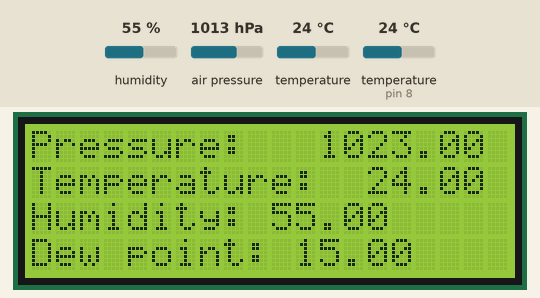
This sketch was run on a simulated Arduino Uno, built with avr-gcc and run on an emulated ATmega328P. On the bench: 20×4 character LCD. Inputs (shaded band) come from the test bench; at power-on: humidity 55 %, temperature 24 °C, air pressure 1013 hPa, temperature (sensor on pin 8) 24 °C. What the sketch prints to the serial monitor is not drawn.

Above: at 1.4 s.
1.5 s: humidity set to 22 %
At 11.5 s:
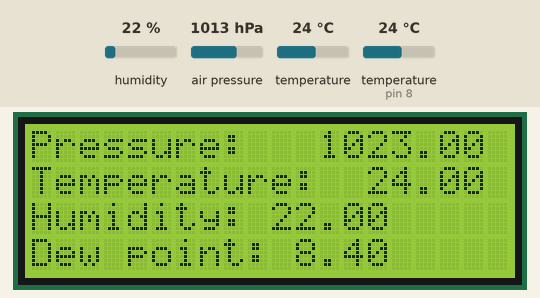
12.3 s: temperature (sensor 0) set to 12 °C
At 21.5 s:
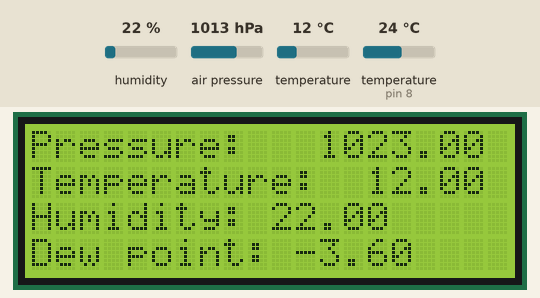
22.3 s: air pressure set to 952 hPa
At 31.5 s:
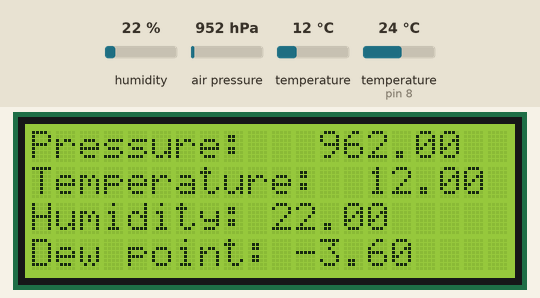
32.3 s: humidity set to 40 %
At 41.5 s:
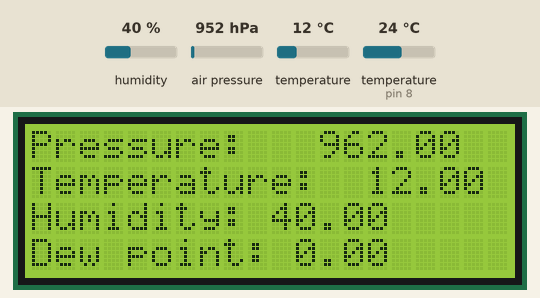
42.3 s: air pressure set to 975 hPa
At 51.5 s:
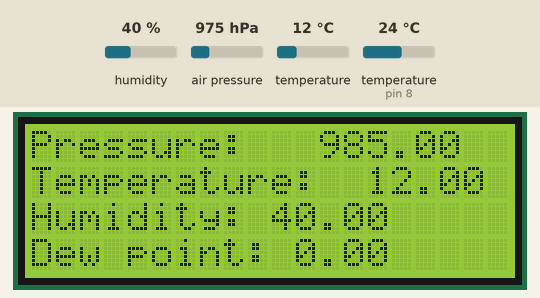
52.3 s: humidity set to 68 %
At 61.5 s:
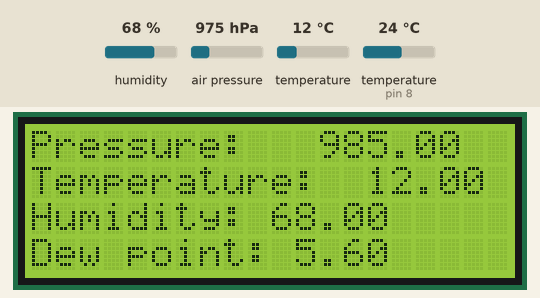
Timing chart, 0 to 63.0 s (numbered marks = the images above; inputs shaded):
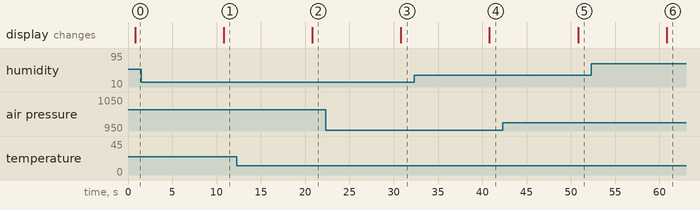

Measured:
- after the input at 1.5 s, the display: changes after 9.3 s (image 1)
- after the input at 12.3 s, the display: changes after 8.5 s (image 2)
- after the input at 22.3 s, the display: changes after 8.5 s (image 3)
- after the input at 32.3 s, the display: changes after 8.5 s (image 4)
- after the input at 42.3 s, the display: changes after 8.5 s (image 5)
- after the input at 52.3 s, the display: changes after 8.5 s (image 6)

The sketch:

all_readings.ino
```cpp
// BMP085 sensor
#include <Wire.h>
#include <Adafruit_Sensor.h>
#include <Adafruit_BMP085_U.h>
// DHT sensor
#include "DHT.h"
// include the library code:
#include <LiquidCrystal.h>

// initialize the library with the numbers of the interface pins
LiquidCrystal lcd(12, 11, 5, 4, 3, 2);


Adafruit_BMP085_Unified bmp = Adafruit_BMP085_Unified(10085);

#define DHTPIN 8
#define DHTTYPE DHT11
DHT dht(DHTPIN, DHTTYPE);

// columns of the LCD Display
const int LCD_COLS = 20;
// rows
const int LCD_ROWS = 4;
// interval of measurements from sensors
// we use these in long calculations so need to be long
const unsigned long SECONDS_BETWEEN_MEASUREMENTS = 10;
// intervals for stored measurements for the calculation of trends
const unsigned long SECONDS_BETWEEN_STORED_MEASUREMENTS = 900;
// number of measurements to use for trends
const int MAX_NUMBER_OF_STORED_MEASUREMENTS = 24;
// stores the measurements of pressure at intervals given by SECONDS_BETWEEN_STORED_MEASUREMENTS
float pressureMeasurements[MAX_NUMBER_OF_STORED_MEASUREMENTS];
// same for temperature
float temperatureMeasurements[MAX_NUMBER_OF_STORED_MEASUREMENTS];
// and humidity
float humidityMeasurements[MAX_NUMBER_OF_STORED_MEASUREMENTS];
// keeps track of all measurements taken, NOT only stored ones
int measurementsTaken = -1;
// keeps track of measurements stored, up to the MAX_NUMBER_OF_STORED_MEASUREMENTS
int measurementsStored = 0;
// for working out delays
unsigned long previousMillis = 0;


/*!
Calculate the diff between the moving average.
1. divide the measurements into two groups: the earlier measurements (first half), and later ones.
2. Calculate avg in both groups
3. Subract avg of second group (later) from first one (earlier measurements)
@return: float with the difference between moving avg
*/
float getTrend(float *storage){
  // if we have no enough measurements stored yet
  if(measurementsStored < 2){
    return 0.0;
  }

  float avg1 = 0.0;
  float avg2 = 0.0;
  float diff = 0.0; // holds the diff between avg2 and avg1
  float total1 = 0.0;
  float total2 = 0.0;
  int numElems1 = 0;
  int numElems2 = 0;

  int indexFirstMeasurement = MAX_NUMBER_OF_STORED_MEASUREMENTS - measurementsStored;

  // Start at the first element with actual data
  for(int i=indexFirstMeasurement; i<MAX_NUMBER_OF_STORED_MEASUREMENTS; i++){
    // separate measurements into two groups,
    // done earlier (total1) and later (total2)
    if(i < (indexFirstMeasurement + (measurementsStored/2))){
      numElems1++;
      total1 = total1 + storage[i];
    } else {
      numElems2++;
      total2 = total2 + storage[i];
    }
  }
  // get the averages and diff
  avg1 = total1 / numElems1;
  avg2 = total2 / numElems2;
  diff = avg2 - avg1;

  return diff;
}

/*!
  Calculate the change in pressure per hour recorded.
  @param trend, float with the calculated trend (difference in moving avg)
  @return float with the change in hPa per hour
*/
float getChangePerHour(float trend){
  float hours = (float)(measurementsStored * SECONDS_BETWEEN_STORED_MEASUREMENTS) / 3600;

  return (trend / hours);
}

/*!
  Moves the stored measurements one place to the "left"
  and inserts new measurement at the end
  (a kind of simple FIFO queue).
  @param newMeasurement: the measurement taken to be stored
  @param storage: pointer to the array containing the measurements (pressure, temperature or humidity)
*/
void storeMeasurement(float newMeasurement, float *storage){
  for(int i=0; i<MAX_NUMBER_OF_STORED_MEASUREMENTS; i++){
      if(i != (MAX_NUMBER_OF_STORED_MEASUREMENTS-1)){
          storage[i] = storage[i+1];
      } else{
          storage[i] = newMeasurement;
      }
  }
}

void storeAllMeasurements(float pressure, float temperature, float humidity){
  storeMeasurement(pressure, pressureMeasurements);
  storeMeasurement(temperature, temperatureMeasurements);
  storeMeasurement(humidity, humidityMeasurements);
  if(measurementsStored < MAX_NUMBER_OF_STORED_MEASUREMENTS){
    measurementsStored++;
  }
}

void setup(void) {
  Serial.begin(9600);

  /* Initialise the BMP085 sensor */
  if(!bmp.begin()){
    /* There was a problem detecting the BMP085 ... check your connections */
    Serial.print("Ooops, no BMP085 detected ... Check your wiring or I2C ADDR!");
    while(1);
  }
  // initialise the DHT sensor
  // this one returns void so we cannot error-check as above
  dht.begin();

  // set up the LCD's number of columns and rows:
  lcd.begin(LCD_COLS, LCD_ROWS);
}

void loop(void) {
  unsigned long currentMillis = millis();
  unsigned long interval = (SECONDS_BETWEEN_MEASUREMENTS * 1000);
  float dewPoint;
  float trend;
  float pressureHourChange;
  float temperatureHourChange;
  float humidityHourChange;
  float heatIndex;
  float temperature;
  float humidity;
  float pressure;
  // holds temporary string to output after dtostrf()
  char buffer[8];

  // if the interval has lapsed or we are just running for fisrt time
  if ((currentMillis - previousMillis >= interval) || (previousMillis == 0)) {
    previousMillis = currentMillis;

    /* Get a new sensor event for BMP085 */
    sensors_event_t event;
    bmp.getEvent(&event);
    // get values
    pressure = event.pressure;
    // corrected pressure (sensor assumes we are at sea level, we are at 86m)
    // there is 1 extra hPa per 8.5m
    // So we need to add some 10hPa
    pressure = pressure + 10.0;


    // temperature from BMP sensor
    bmp.getTemperature(&temperature);
    // humidity from dht sensor
    humidity = dht.readHumidity();
    // the dht library has a handy function to calculate Heat Index
    heatIndex = dht.computeHeatIndex(temperature, humidity, false);;

    if (!event.pressure){
    Serial.println("BMP Sensor error");
    }
    if(!humidity){
      Serial.println("DHT sensor error");
    }

    // store measurements taken
    if(measurementsTaken == -1) { // special case when this is run for first time
      storeAllMeasurements(pressure, temperature, humidity);
      measurementsTaken = 0;
    } else {
      measurementsTaken++;
    }

    // store a measurement if we have reached the interval, and reset count
    if(measurementsTaken == (SECONDS_BETWEEN_STORED_MEASUREMENTS / SECONDS_BETWEEN_MEASUREMENTS)){
      storeAllMeasurements(pressure, temperature, humidity);
      measurementsTaken = 0;
    }

    // get trend of pressure
    trend = getTrend(pressureMeasurements);
    pressureHourChange = getChangePerHour(trend);
    // temperature
    trend = getTrend(temperatureMeasurements);
    temperatureHourChange = getChangePerHour(trend);
    // humidity
    trend = getTrend(humidityMeasurements);
    humidityHourChange = getChangePerHour(trend);


    /* Display values */
    Serial.print("Pressure:    ");
    Serial.print(pressure);
    Serial.println(" hPa");

    Serial.print("Temperature: ");
    Serial.print(temperature);
    Serial.println(" C");

    Serial.print("Heat Index: ");
    dtostrf(heatIndex, 5, 1, buffer);
    Serial.print(buffer);
    Serial.println(" C");

    Serial.print("Humidity: ");
    Serial.print(humidity);
    Serial.println(" %");

    // dew point (condensation point)
    // formula is an approximation that works well with humidity values > 50%
    // source: https://journals.ametsoc.org/doi/pdf/10.1175/BAMS-86-2-225
    // good intro: https://inspectapedia.com/Energy/Dew_Point_Calculation.php
    dewPoint = temperature - ((100 - humidity) / 5);
    dtostrf(dewPoint, 5, 2, buffer);
    Serial.print("Dew point: ");
    Serial.print(buffer);
    Serial.println(" C");

    // change of pressure per hour
    dtostrf(pressureHourChange, 5, 2, buffer);
    Serial.print("Change of pressure per hour:  ");
    if(pressureHourChange > 0) { // negative sign is always output
      Serial.print("+");
    }
    Serial.print(buffer);
    Serial.print(" hPa/hr");
    Serial.println("");

    // change of temperature per hour
    dtostrf(temperatureHourChange, 5, 2, buffer);
    Serial.print("Change of temperature per hour:  ");
    if(temperatureHourChange > 0) { // negative sign is always output
      Serial.print("+");
    }
    Serial.print(buffer);
    Serial.print(" C/hr");
    Serial.println("");

      // change of humidity per hour
    dtostrf(humidityHourChange, 5, 2, buffer);
    Serial.print("Change of humidity per hour:  ");
    if(humidityHourChange > 0) { // negative sign is always output
      Serial.print("+");
    }
    Serial.print(buffer);
    Serial.print(" %/hr");
    Serial.println("");


    /*
      For debugging, uncomment lines below to print out the stored measurements.
      They are output in CSV-compatible format so you can copy and paste into a spreadsheet
    */
    Serial.println("Debugging, stored measurements: ");
    Serial.println("Pressure, Temperature, Humidity");
    for(int i=0; i<MAX_NUMBER_OF_STORED_MEASUREMENTS; i++){
      Serial.print(pressureMeasurements[i]);
      Serial.print(",");
      Serial.print(temperatureMeasurements[i]);
      Serial.print(",");
      Serial.print(humidityMeasurements[i]);
      Serial.println("");
    }
    /* end of debugging code */

    // separator between measurements taken
    Serial.println("");
    Serial.println("------------------------");
    Serial.println("");

    lcd.clear();
    // send to LCD
    // pressure
    lcd.setCursor(0, 0);
    lcd.print("Pressure: ");
    lcd.setCursor(12, 0);
    lcd.print(pressure);
    //temperature
    lcd.setCursor(0, 1);
    lcd.print("Temperature: ");
    lcd.setCursor(14, 1);
    lcd.print(temperature);
    // humidity
    lcd.setCursor(0, 2);
    lcd.print("Humidity: ");
    lcd.setCursor(10, 2);
    lcd.print(humidity);
    // dew point
    lcd.setCursor(0, 3);
    lcd.print("Dew point: ");
    lcd.setCursor(11, 3);
    lcd.print(dewPoint);
  }
}
```
